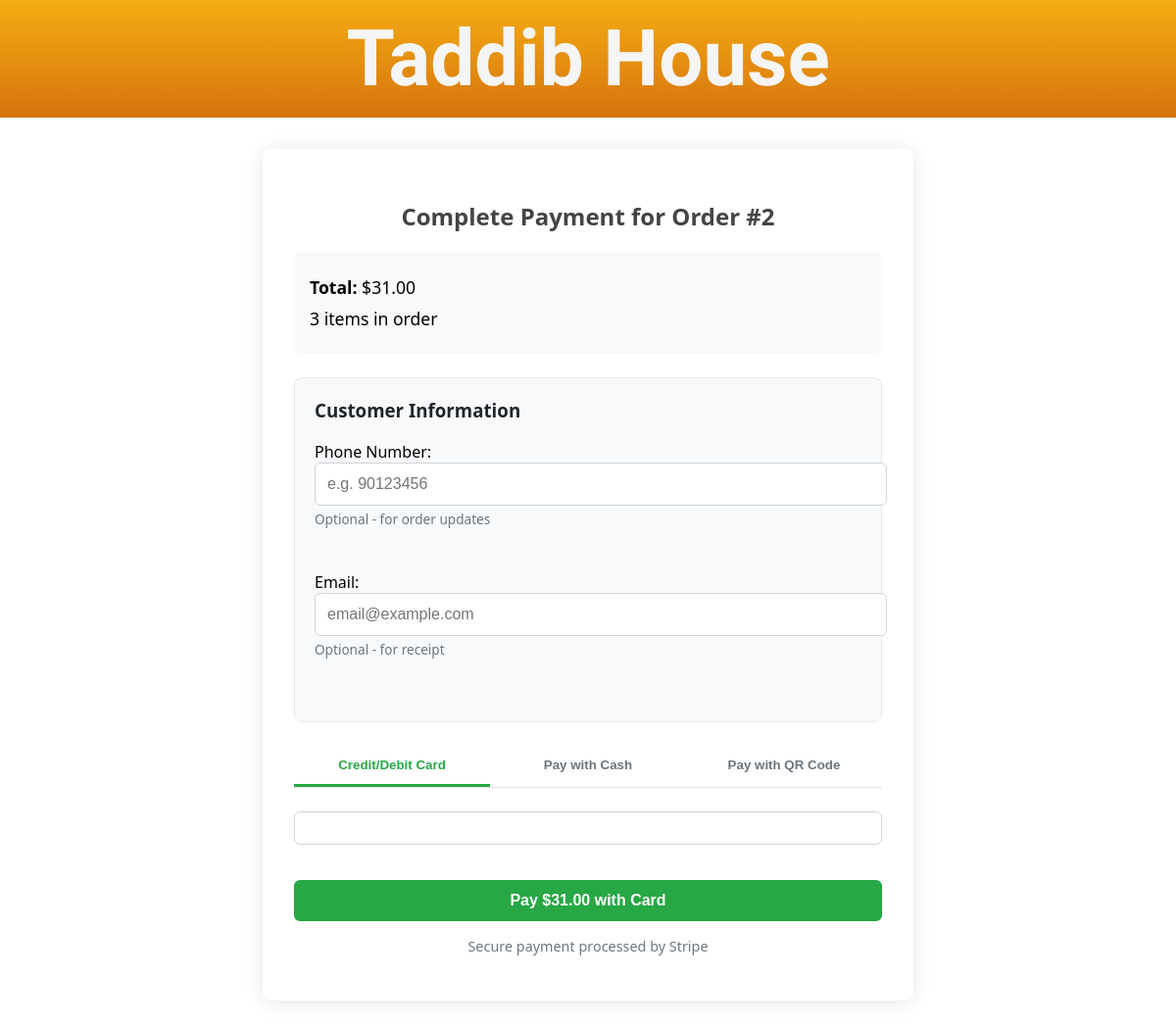
Page /order/2/payment/ on the committed database.
### order/models.py (models this page shows, shortened)
class Order(models.Model):
    table = models.ForeignKey(Table, on_delete=models.CASCADE, related_name='orders')
    date_ordered = models.DateTimeField(auto_now_add=True)
    STATUS_CHOICES = [
        ('Pending', 'Pending'),
        ('Completed', 'Completed'),
    ]
    status = models.CharField(max_length=50, choices=STATUS_CHOICES, default='Pending')
    def get_total(self):
        return sum(item.total_price for item in self.order_items.all())
    kitchen_status_choices = [
        ('Waiting', 'Waiting'),
        ('None', 'None'),
        ('Ready', 'Ready'),
    ]
    kitchen_status = models.CharField(max_length=50, choices=kitchen_status_choices, default='Waiting')
    bar_status = models.CharField(max_length=50, choices=kitchen_status_choices, default='Waiting')

class OrderItem(models.Model):
    order = models.ForeignKey(Order, on_delete=models.CASCADE, related_name='order_items')
    selection = models.ForeignKey(Selection, on_delete=models.CASCADE)
    quantity = models.PositiveIntegerField(default=1)
    total_price = models.DecimalField(max_digits=10, decimal_places=2, editable=False)

### order/views.py (the view)
# urls.py: path('order/<int:order_id>/payment/', views.payment_checkout, name='payment_checkout'),
def payment_checkout(request, order_id):
    order = get_object_or_404(Order, pk=order_id)
    if not settings.STRIPE_PUBLIC_KEY or not settings.STRIPE_SECRET_KEY:
        messages.error(request, "Payment system is currently unavailable. Please try again later.")
        return redirect('table_view')
    qr_code = None
    if getattr(settings, 'ENABLE_PAYNOW', False):
        try:
            qr_img = qrcode.make(f"PAYNOW|{order.id}|{order.get_total()}")
            buffer = BytesIO()
            qr_img.save(buffer, format="PNG")
            qr_code = base64.b64encode(buffer.getvalue()).decode()
        except Exception as e:
            print(f"Error generating QR code: {e}")
    return render(request, 'order/payment/payment_options.html', {
        'order': order,
        'stripe_public_key': getattr(settings, 'STRIPE_PUBLIC_KEY', ''),
        'qr_code': qr_code,
        'enable_paynow': getattr(settings, 'ENABLE_PAYNOW', False)
    })

### order/templates/order/payment/payment_options.html (shortened to what this page needs)
{% extends "order/base.html" %}
{% load static %}
{% block content %}
<div class="payment-container">
    <h2>Complete Payment for Order #{{ order.id }}</h2>
    <div class="order-summary">
        <p><strong>Total:</strong> ${{ order.get_total|floatformat:2 }}</p>
        <p>{{ order.order_items.count }} item{{ order.order_items.count|pluralize }} in order</p>
    </div>
    <div class="customer-info-section">
        <h3>Customer Information</h3>
        <div class="form-group">
            <label for="phone-number">Phone Number:</label>
            <input type="tel" id="phone-number" name="phone_number"
                   pattern="[0-9]{8,15}"
                   title="Please enter 8-15 digits"
                   placeholder="e.g. 90123456" class="form-control">
            <small class="text-muted">Optional - for order updates</small>
            <div id="phone-error" class="error-message"></div>
        </div>
        <div class="form-group">
            <label for="email">Email:</label>
            <input type="email" id="email" name="email"
                   placeholder="email@example.com" class="form-control">
            <small class="text-muted">Optional - for receipt</small>
            <div id="email-error" class="error-message"></div>
        </div>
    </div>
    <div class="payment-options">
        <div class="payment-method-tabs">
            <button class="tab-button active" data-tab="card">Credit/Debit Card</button>
            <button class="tab-button" data-tab="cash">Pay with Cash</button>
            {% if qr_code %}
            <button class="tab-button" data-tab="qr">Pay with QR Code</button>
            {% endif %}
        </div>
        <div class="payment-content">
            <div id="card-tab" class="tab-content active">
                <form id="payment-form" class="payment-method-form">
                    <div id="card-element" class="card-element"></div>
                    <div id="card-errors" class="error-message" role="alert"></div>
                    <button id="submit-button" class="payment-button">
                        <span id="button-text">Pay ${{ order.get_total|floatformat:2 }} with Card</span>
                    </button>
                </form>
                <p class="security-notice">
                     Secure payment processed by Stripe
                </p>
            </div>
        </div>
    </div>
</div>
{% endblock %}

### order/static/css/style.css (style rules this page uses)
body { font-family: Arial, sans-serif; margin: 0; padding: 10px; display: flex; flex-direction: column; height: 100vh; }
html { scroll-behavior: smooth; }
h2 { color: #444; text-align: center; }
h3 { color: #555; }

### rows in the picture
Order: id "2", get_total "31.00", order_items.count "3"
